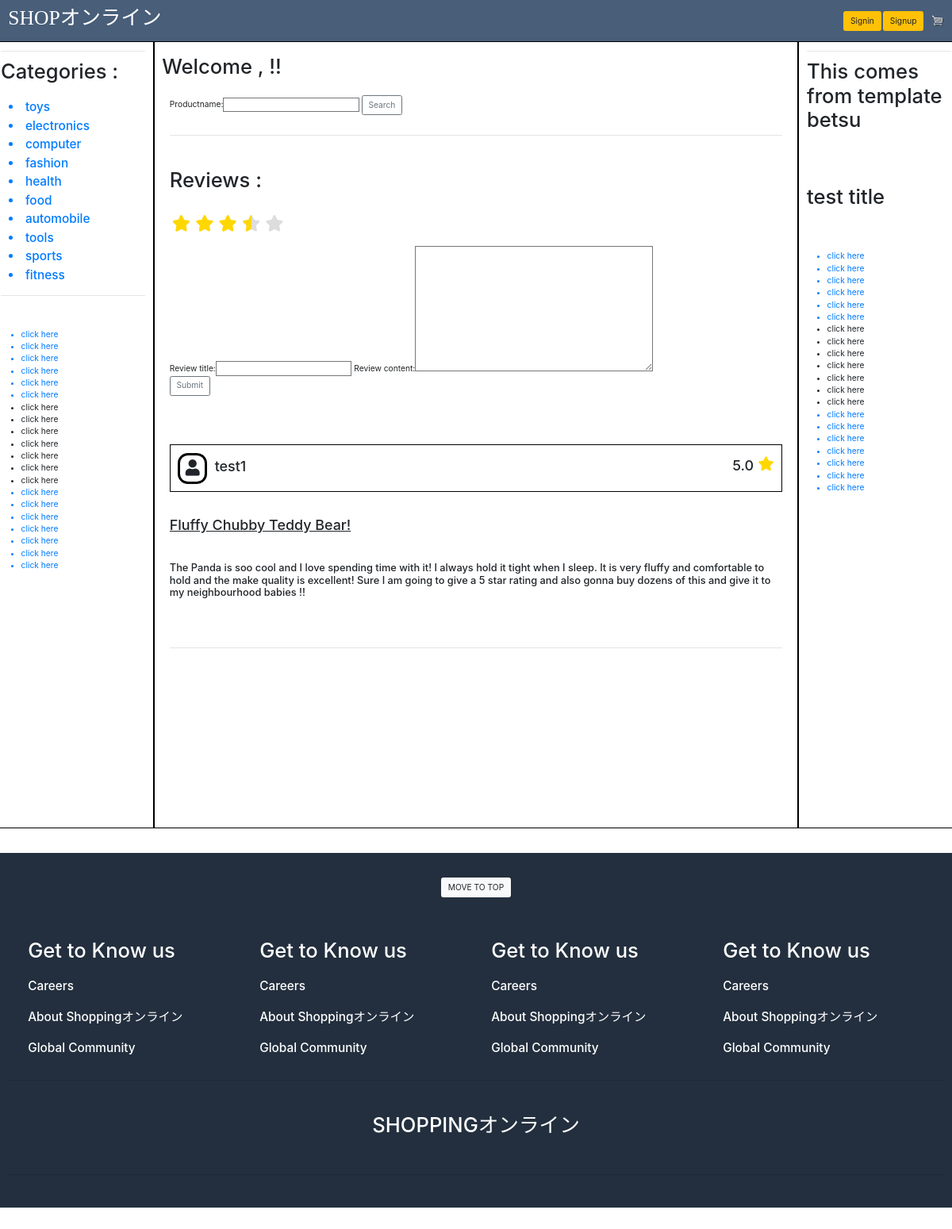
The app's page /reviews/review/2 with its own data.
### structure/models.py (models this page shows, shortened)
class categories(models.Model):
    categoryid = models.AutoField(primary_key=True)
    categoryname = models.CharField(max_length=30)
    description = models.CharField(max_length=50 , blank=True)
    categorypicture = models.ImageField(upload_to = "category_pictures", blank = True)

class reviews(models.Model):
    reviewid = models.AutoField(primary_key=True)
    reviewed_by = models.ForeignKey(User , on_delete=models.CASCADE , blank=True , null=True)
    reviewed_product = models.ForeignKey(products , on_delete=models.CASCADE , blank=True , null=True)
    review_title = models.CharField(max_length=30 , blank = True , null=True)
    review_content = models.TextField(max_length=1000 , blank=True, null=True)
    stars = models.DecimalField(default=5 , max_digits=2 , decimal_places=1)
    reviewed_time = models.DateTimeField(auto_now=True)

### reviews/views.py (the view, shortened to what this page needs)
# urls.py: path('review/<pk>', views.review , name = "review"),
def review(request,pk):
    if request.method == "GET":
        print('Fetching all reviews !')
        product = products.objects.get(productid = pk)
        review = reviews.objects.filter(reviewed_product__productid = pk).order_by('-reviewed_time')
        category = categories.objects.all()
        form = searchproductform()
        reviewform = reviewForm()
        context = {
            'product' : product ,
            'review' : review,
            'category' : category,
            'form' : form,
            'reviewform' : reviewform,
        }
        return render(request, 'reviews/reviewpage.html' , context)

### homepage/forms.py
class searchproductform(ModelForm):
    def __init__(self, *args, **kwargs):
        super(searchproductform, self).__init__(*args, **kwargs)
        self.fields['productname'].required = False
    class Meta:
        model = products
        fields = ['productname']

### reviews/forms.py
class reviewForm(ModelForm):
    class Meta:
        model = reviews
        fields = '__all__'
        exclude = ['reviewed_by' , 'reviewed_product', 'stars' ]
    def __init__(self, *args, **kwargs):
        super(reviewForm, self).__init__(*args, **kwargs)
        self.fields['review_title'].required = True
        self.fields['review_content'].required = True

### templates/reviews/reviewpage.html (shortened to what this page needs)
<!DOCTYPE html>
{% extends "base.html" %}
{% load static %}
{% load bootstrap_tags %}
{% block leftnav %}
    <div class="right-nav">
        <hr>
        <h1> Categories : </h1><br>
            <div class="container">
                {% for cat in category %}
                    <h4><a href="{% url 'homepage:category' cat.categoryid %}" style="align-items: center;"><li>{{cat.categoryname}}</li></a></h4>
                {% endfor %}
            </div>
        <hr>
        <br><br>
        <ul>
            <a href="#"><li>click here</li></a>
            <a href="#"><li>click here</li></a>
            <a href="#"><li>click here</li></a>
            <a href="#"><li>click here</li></a>
            <a href="#"><li>click here</li></a>
            <a href="#"><li>click here</li></a>
            <li>click here</li>
            <li>click here</li>
            <li>click here</li>
            <li>click here</li>
            <li>click here</li>
            <li>click here</li>
            <li>click here</li>
            <a href="#"><li>click here</li></a>
            <a href="#"><li>click here</li></a>
            <a href="#"><li>click here</li></a>
            <a href="#"><li>click here</li></a>
            <a href="#"><li>click here</li></a>
            <a href="#"><li>click here</li></a>
            <a href="#"><li>click here</li></a>
        </ul>
    </div>
{% endblock %}
{% block rightnav %}
    <div class="right-nav">
        <hr>
        <h1> This comes from template betsu </h1>
        <br><br><br><br>
        <h1>test title</h1>
        <br><br><br>
        <ul>
            <a href=""><li>click here</li></a>
            <a href=""><li>click here</li></a>
            <a href=""><li>click here</li></a>
            <a href=""><li>click here</li></a>
            <a href=""><li>click here</li></a>
            <a href=""><li>click here</li></a>
            <li>click here</li>
            <li>click here</li>
            <li>click here</li>
            <li>click here</li>
            <li>click here</li>
            <li>click here</li>
            <li>click here</li>
            <a href=""><li>click here</li></a>
            <a href=""><li>click here</li></a>
            <a href=""><li>click here</li></a>
            <a href=""><li>click here</li></a>
            <a href=""><li>click here</li></a>
            <a href=""><li>click here</li></a>
            <a href=""><li>click here</li></a>
        </ul>
    </div>
{% endblock %}
    {% block body %}
        <br>
        <h1 id="top-section" style="align-items: center;"> Welcome , {{user.username}}!!</h1>
        <br>
        <form action = " {% url 'homepage:home' %}" enctype="multipart/form-data" method="POST">
            <div class="container sign-form">
                {{ form|as_bootstrap  }}
                <input type="submit" class = 'btn btn-outline-secondary' name="submit" value="Search">
            </div>
        </form>
        <br>
        <div class="container" >
            <hr>
            <br><br>
                <h1>Reviews : </h1><br>
                <form action = " {% url 'reviews:review' product.productid %}" enctype="multipart/form-data" method="POST">
                    <div class="reviewform">
                        <fieldset class="rating">
                            <input type="radio" id="star5" name="rating" value="5" required="true"/><label class = "full" for="star5" title="Awesome - 5 stars"></label>
                            <input type="radio" id="star4" name="rating" value="4" /><label class = "full" for="star4" title="Pretty good - 4 stars"></label>
                            <input type="radio" id="star3" name="rating" value="3" /><label class = "full" for="star3" title="Meh - 3 stars"></label>
                            <input type="radio" id="star2" name="rating" value="2" /><label class = "full" for="star2" title="Kinda bad - 2 stars"></label>
                            <input type="radio" id="star1" name="rating" value="1" /><label class = "full" for="star1" title="Sucks big time - 1 star"></label>
                        </fieldset>
                        <br><br><br>
                        {{ reviewform|as_bootstrap  }}
                    </div>
                    <input type="submit" class = 'btn btn-outline-secondary' name="submit" value="Submit">
                </form>
                <br><br>
            <br><br>
            {% for pdtreview in review %}
                <div class="container">
                    <div class="user-review">
                        {% if pdtreview.reviewed_by == request.user %}
                        <div class="row" style="border: 3px solid black; background-color: #607b9d;">
                        {% else %}
                        <div class="row" style="border: 3px solid black;">
                        {% endif %}
                            <div class="col-lg-4">
                                    <span><i class="fas fa-user fa-2x fa-pull-left" style="margin : 15px; margin-left: 0px ; padding : 10px ;border: 5px solid black; border-radius: 20px;"></i> <h3 style="margin : 15px; margin-left: 0px ; padding : 10px ;"> {{pdtreview.reviewed_by}} </h3> </span>
                            </div>
                            <div class="col-lg-8">
                                <span style="margin-top : 50px; margin-left: 0px ; padding : 10px ; text-align: right;"><h3>{{pdtreview.stars}} <i class="fa fa-star fa-pull-right " aria-hidden="false"></i></h3></span>
                            </div>
                        </div>
                        <br><br>
                        <div class="row">
                            <h3><u>{{pdtreview.review_title}}</u></h3>
                        </div>
                        <br><br>
                        <div class="row">
                            <h5>{{pdtreview.review_content}}</h5>
                        </div>
                        <br><br>
                    </div>
                </div>
                <br>
                <hr>
                <br><br><br>
            {% endfor %}
        </div>
{% endblock %}

### static/css/base.css (style rules this page uses)
html, body { zoom: 80%; max-width: 100%; overflow-x: hidden; }
.container { max-width: 100%; overflow:auto; }
fieldset, label { margin: 0; padding: 0; }
.rating { border: none; float: left; }
.rating > label:before { margin: 5px; font-size: 2em; font-family: FontAwesome; display: inline-block; content: "\f005"; }
.rating > label { color: #ddd; float: right; }
.rating > input:checked ~ label, .rating:not(:checked) > label:hover, .rating:not(:checked) > label:hover ~ label { color: #FFD700; }
.fa-star { color: gold; }

### records on screen
categories: categoryname "toys"
categories: categoryname "electronics"
categories: categoryname "computer"
categories: categoryname "fashion"
categories: categoryname "health"
categories: categoryname "food"
categories: categoryname "automobile"
categories: categoryname "tools"
categories: categoryname "sports"
categories: categoryname "fitness"
reviews: reviewed_by "test1", stars "5.0", review_title "Fluffy Chubby Teddy Bear!", review_content "The Panda is soo cool and I love spending time with it! I always hold it tight when I sleep. It is very fluffy and comfortable to hold and the make quality is excellent! Sure I am going to give a 5 star rating and also gonna buy dozens of this and give it to my neighbourhood babies !!"
